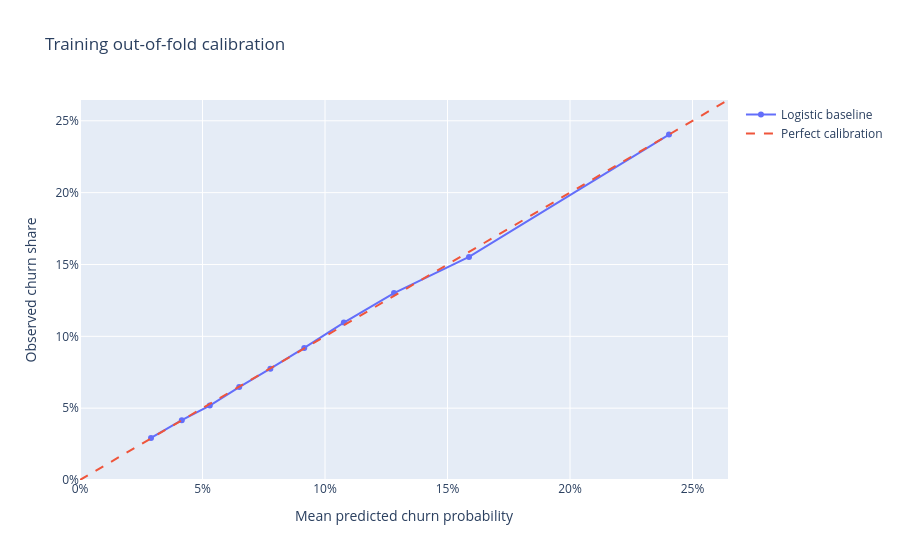

Source (notebook cell):
### Code cell
calibration_data = oof_predictions.copy()

calibration_data["risk_bin"] = pd.qcut(
    calibration_data["probability"],
    q=10,
    duplicates="drop",
)

calibration_table = (
    calibration_data.groupby("risk_bin", observed=True)
    .agg(
        customers=("churn", "size"),
        mean_probability=("probability", "mean"),
        observed_churn=("churn", "mean"),
    )
    .reset_index()
)

display(calibration_table.round(4))

figure = go.Figure()

figure.add_trace(
    go.Scatter(
        x=calibration_table["mean_probability"],
        y=calibration_table["observed_churn"],
        mode="lines+markers",
        name="Logistic baseline",
        customdata=calibration_table[["customers"]].to_numpy(),
        hovertemplate=(
            "Mean predicted risk: %{x:.2%}"
            "<br>Observed churn: %{y:.2%}"
            "<br>Customers: %{customdata[0]:,}"
            "<extra></extra>"
        ),
    )
)

axis_max = min(
    1.0,
    1.1 * max(
        calibration_table["mean_probability"].max(),
        calibration_table["observed_churn"].max(),
    ),
)

figure.add_trace(
    go.Scatter(
        x=[0, axis_max],
        y=[0, axis_max],
        mode="lines",
        line=dict(dash="dash"),
        name="Perfect calibration",
    )
)

figure.update_layout(
    title="Training out-of-fold calibration",
    xaxis_title="Mean predicted churn probability",
    yaxis_title="Observed churn share",
    xaxis=dict(range=[0, axis_max], tickformat=".0%"),
    yaxis=dict(range=[0, axis_max], tickformat=".0%"),
)

figure.show()

### Figure 1 — Plotly figure (JSON) as saved in the notebook; plotly's stock layout.template omitted (floating-point values rounded to 4 significant figures)
{"data": [{"customdata": [[70000], [70000], [70000], [70000], [70000], [70000], [70000], [70000], [70000], [70000]], "hovertemplate": "Mean predicted risk: %{x:.2%}<br>Observed churn: %{y:.2%}<br>Customers: %{customdata[0]:,}<extra></extra>", "mode": "lines+markers", "name": "Logistic baseline", "type": "scatter", "x": [0.02899, 0.04155, 0.05298, 0.06498, 0.0777, 0.09153, 0.1077, 0.1282, 0.1588, 0.2404], "y": [0.02929, 0.04167, 0.05184, 0.06467, 0.07747, 0.09194, 0.1096, 0.1301, 0.1553, 0.2404]}, {"line": {"dash": "dash"}, "mode": "lines", "name": "Perfect calibration", "type": "scatter", "x": [0, 0.2645], "y": [0, 0.2645]}], "layout": {"title": {"text": "Training out-of-fold calibration"}, "xaxis": {"range": [0, 0.2645], "tickformat": ".0%", "title": {"text": "Mean predicted churn probability"}}, "yaxis": {"range": [0, 0.2645], "tickformat": ".0%", "title": {"text": "Observed churn share"}}}}
